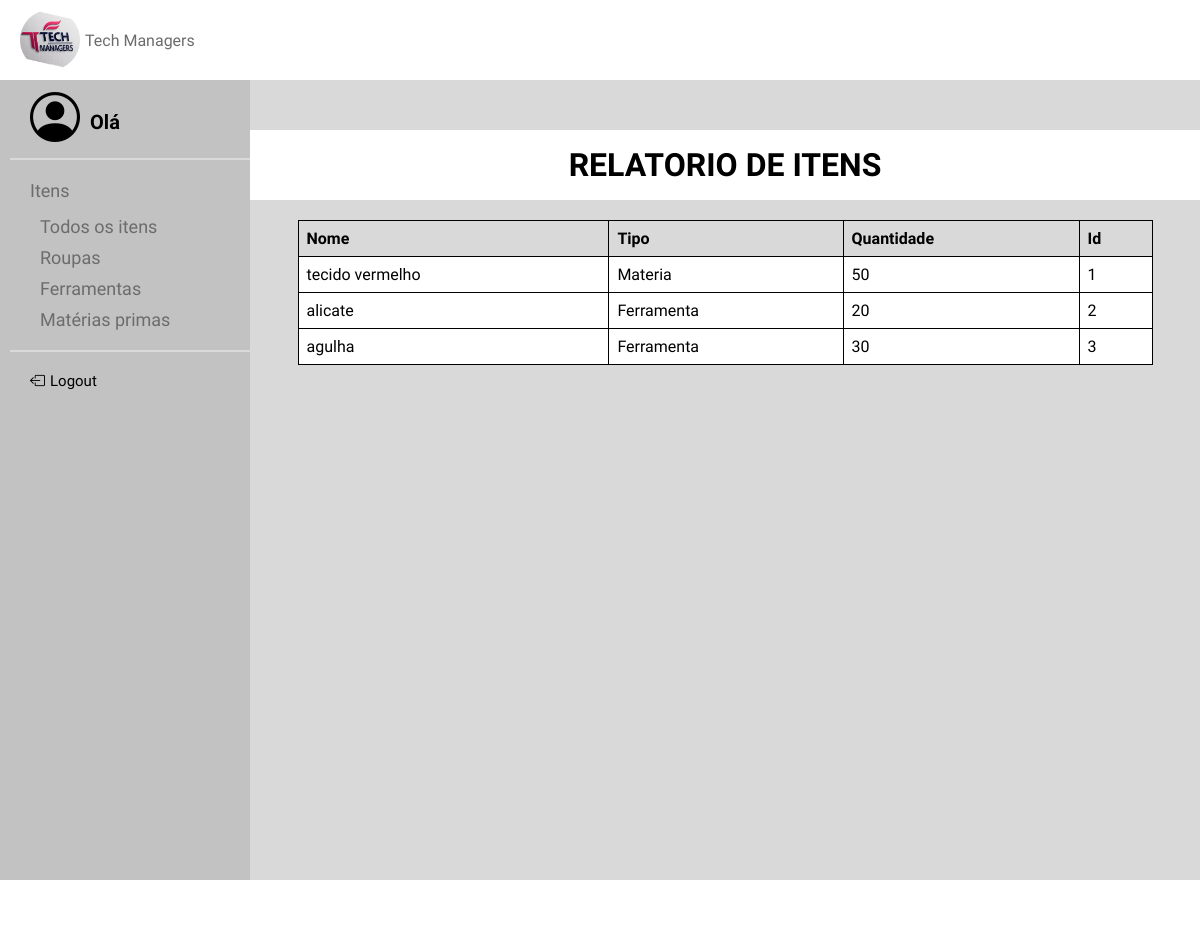
Before: /TelaRelatorio with the older database file.
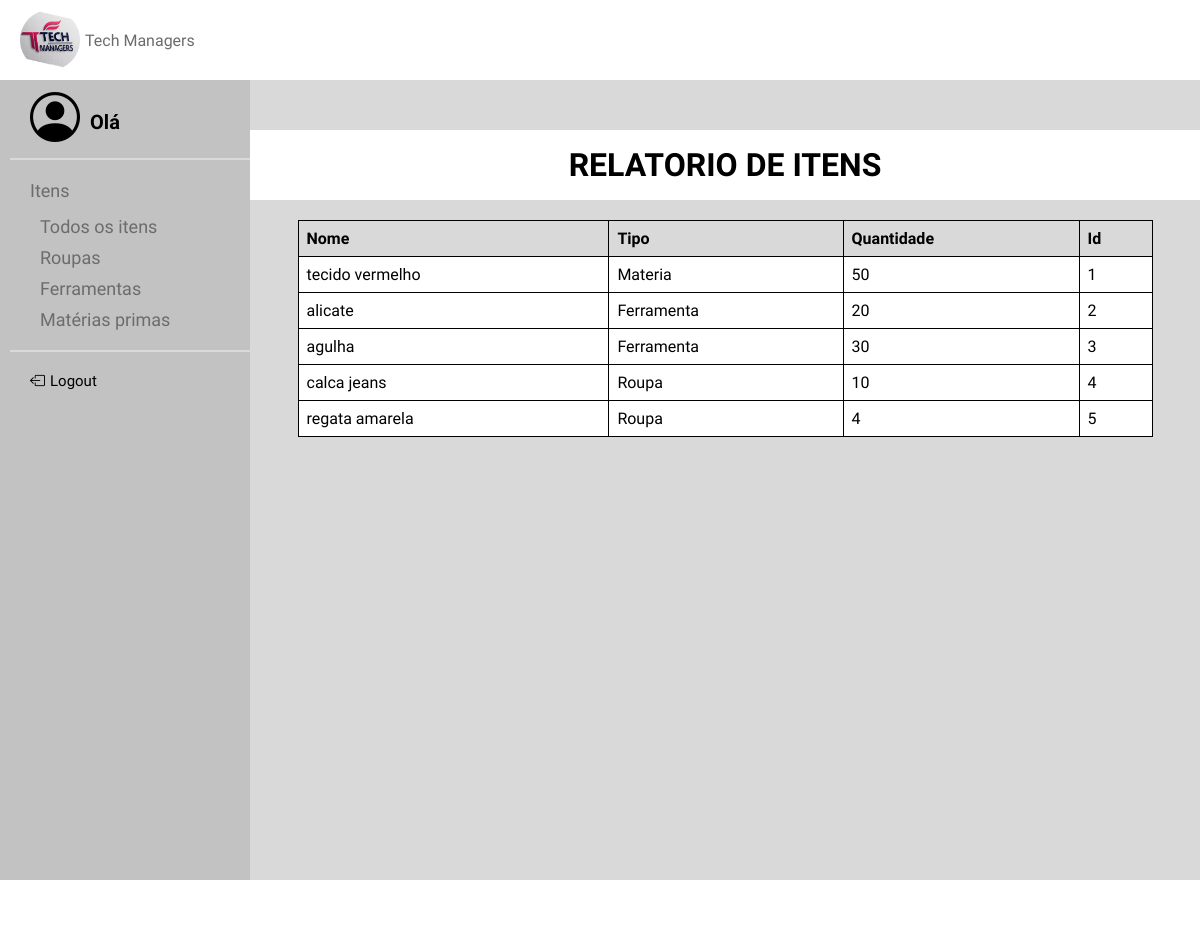
After: the same page with the newer database file.
### models.py (models this page shows, shortened)
class ITEM(Base):
    __tablename__ = 'item'
    id = Column(Integer, primary_key=True, unique=True, nullable=False, index=True)
    nome = Column(String(40), nullable=False, index=True)
    tipo = Column(String(40), nullable=False, index=True)
    quantidade = Column(Integer, nullable=False, index=True)

### app.py (the view)
@app.route('/TelaRelatorio', methods=['GET'])
def TelaRelatorio():
    itens = ITEM.query.all()
    return render_template("RelatorioItens.html", itens=itens)

### templates/RelatorioItens.html
<!DOCTYPE html>
{% extends "base.html" %}
{% block conteudo %}
    <link rel="stylesheet" href="../static/RelatorioItens.css">
    <h1>RELATORIO DE ITENS</h1>
    <table>
        <thead>
        <tr>
            <th>Nome</th>
            <th>Tipo</th>
            <th>Quantidade</th>
            <th>Id</th>
        </tr>
        </thead>
        <tbody>
        {% for item in itens %}
        <tr>
            <td>{{ item.nome }}</td>
            <td>{{ item.tipo }}</td>
            <td>{{ item.quantidade }}</td>
            <td>{{ item.id }}</td>
        </tr>
        {% endfor %}
        </tbody>
    </table>
{% endblock %}

### templates/base.html (shortened to what this page needs)
<!DOCTYPE html>
<html lang="pt-br">
<head>
    <link rel="stylesheet" href="https://cdn.jsdelivr.net/npm/bootstrap-icons@1.10.5/font/bootstrap-icons.css">
    <link rel="stylesheet" href="/static/base.css">
</head>
<body>
<header>
    <a class="navbar-brand" id="logo">
        <img src="../static/imagens/logo.png" width="60" height="60">
        <strong class="koulen-regular" id="txt_logo">Tech Managers</strong>
    </a>
</header>
<aside class="sidebar">
    {% if 'admin' in session and session['admin'] %}
        <div class="pessoa"><i class="bi bi-person-circle" id="person"></i>
            <p>Olá Admin</p></div>
        <hr>
        <dl class="lista">
            <dt class="dt1" id="txt"><a href="{{ url_for('telafuncionarios') }}">Funcionarios</a></dt>
            <dt class="dt2" id="txt"><a href="{{ url_for('telaitens') }}">Itens</a></dt>
            <dd class="dd1" id="txt"><a href="{{ url_for('telaitens') }}">Todos os itens</a></dd>
            <dd class="dd2" id="txt"><a href="{{ url_for('tela_roupas') }}">Roupas</a></dd>
            <dd class="dd3" id="txt"><a href="{{ url_for('tela_ferramentas') }}">Ferramentas</a></dd>
            <dd class="dd4" id="txt"><a href="{{ url_for('tela_materia_prima') }}">Matérias primas</a></dd>
        </dl>
    {% else %}
        <div class="pessoa"><i class="bi bi-person-circle" id="person"></i>
            <p>Olá {{ session['nome_funcionario'] }}</p></div>
        <hr>
        <dl class="lista">
            <dt class="dt2" id="txt"><a href="{{ url_for('TelaFI') }}">Itens</a></dt>
            <dd class="dd1" id="txt"><a href="{{ url_for('TelaFI') }}">Todos os itens</a></dd>
            <dd class="dd2" id="txt"><a href="{{ url_for('tela_roupas') }}">Roupas</a></dd>
            <dd class="dd3" id="txt"><a href="{{ url_for('tela_ferramentas') }}">Ferramentas</a></dd>
            <dd class="dd4" id="txt"><a href="{{ url_for('tela_materia_prima') }}">Matérias primas</a></dd>
        </dl>
    {% endif %}
        <hr>
        <div class="deslogar"><i class="bi bi-box-arrow-left" id="logout"></i>
            <a href="{{ url_for('logout') }}">Logout</a></div>
</aside>
<main>
    <div class="meio">
        {% block conteudo %}
        {% endblock %}
    </div>
</main>
<footer>
</footer>
</body>
</html>

### static/base.css (style rules this page uses)
* { margin: 0; padding: 0; }
.koulen-regular { font-family: "Koulen", sans-serif; font-weight: 400; font-style: normal; }
body { background-color: #d9d9d9; display: grid; grid-template-columns: auto 1fr 1fr; }
header { width: 100%; height: 80px; background-color: #ffffff; display: flex; flex-direction: row; padding-left: 20px; justify-items: center; text-align: center; justify-content: flex-start; grid-column: span 3; }
#logo { margin-right: auto; display: flex; text-align: center; align-items: center; gap: 5px; width: auto; height: auto; }
main { height: 100%; width: 100%; min-height:100vh; display: flex; flex-direction: row; align-items: start; grid-column: span 2; }
footer { height: 50px; width: 100%; background-color: white; grid-column: span 3; }
aside hr { border: 1px solid #d9d9d9; margin-top: 10px; margin-bottom: 20px; margin-left: 10px; }
aside { height: inherit; width: 250px; background-color: #C2C2C2; color: #6c6c6c; padding-top: 10px; font-family: "Mako", sans-serif; font-size: 18px; display: flex; flex-direction: column; grid-column: span 1; }
#person { color: black; font-size: 50px; }
.pessoa { display: flex; flex-direction: row; font-size: 20px; margin-left: 30px; }
.pessoa p { margin-top: 20px; margin-left: 10px; color: black; font-weight: bold; }
#logout { color: black; font-size: 15px; }
.deslogar { display: flex; flex-direction: row; font-size: 15px; margin-left: 30px; color: black; }
.deslogar a { margin-left: 5px; color: black; }
dl { margin-left: 10px; display: flex; flex-direction: column; }
dt { margin-left: 20px; margin-bottom: 10px; }
.dt2 { margin-bottom: 15px; }
dd { margin-left: 30px; margin-bottom: 10px; }
.meio { width: 100%; height: 100%; background-color: #d9d9d9; }
a { text-decoration: none; color: #6c6c6c; }

### static/RelatorioItens.css (style rules this page uses)
h1 { width: 100%; height: 70px; display: flex; background-color: white; align-items: center; justify-content: center; text-align: center; margin-bottom: 20px; font-family: "Koulen", sans-serif; align-self: center; justify-self: center; margin-top: 50px; }
.meio { display: flex; flex-direction: column; align-items: center; }
table { width: 90%; border-collapse: collapse; align-self: center; justify-self: center; font-family: "Koulen", sans-serif; }
th, td { border: 1px solid black; padding: 8px; text-align: left; }
th { background-color: #d9d9d9; }
td { background-color: white; }

Changed rows visible on the page:
added ITEM: nome "calca jeans", tipo "Roupa", quantidade "10", id "4"
added ITEM: nome "regata amarela", tipo "Roupa", quantidade "4", id "5"
